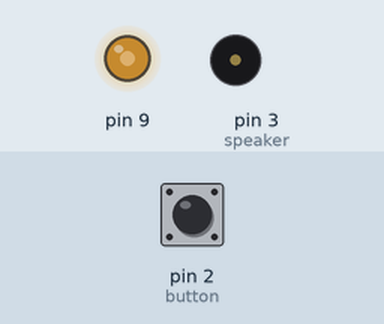
Recording of a sketch running on a simulated Arduino Uno, built with avr-gcc and run on an emulated ATmega328P. On the bench: output pins drawn as LEDs (lit = HIGH), buzzer (waves = sounding). The test bench sets the inputs (shaded band); at power-on: pin 2 (button) LOW.

Above: at 1.2 s.
1.3 s: pin 2 (button) pulled HIGH for 0.15 s
At 1.8 s:
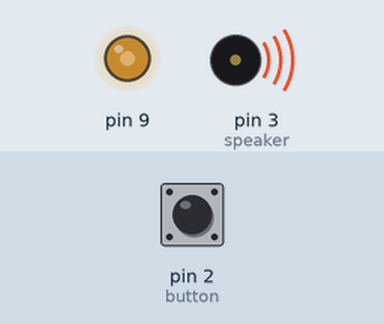
3.9 s: pin 2 (button) pulled HIGH for 1 s
At 6.5 s:
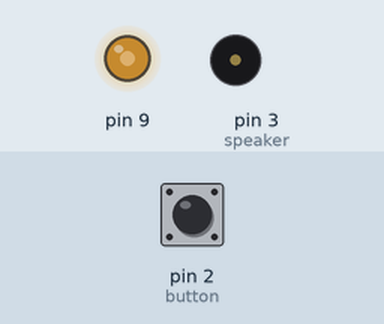
7.3 s: pin 2 (button) pulled HIGH for 3.2 s
At 7.6 s:
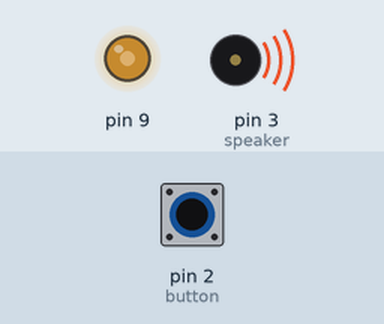
Timing chart, 0 to 13.0 s (numbered marks = the images above; inputs shaded):
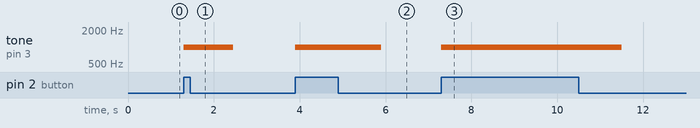

The sketch:

1.ino
```cpp
#define speaker 3
unsigned int duration = 1000;
int button = 2;

void setup(){
pinMode(button,INPUT);
uint32_t fTransmit = 1000;// KHZ
TCCR1A = 0b01000000;
TCCR1B = 0b00001001; // CTC模式
OCR1A = F_CPU / (2000* fTransmit) - 1;
pinMode (9 ,OUTPUT);
//OCRIA为整型，所以实际载波频率与预设可能不同
char strbuf [255];
sprintf(strbuf,"设置载波频率：%d KHz",(F_CPU / (2* (1+OCR1A))/ 1000));
Serial.println(strbuf);
}
void loop(){
if(digitalRead(button)== HIGH){
tone(speaker,1000,duration);
}
}
```

Measured:
- after the input at 1.3 s, tone on pin 3 (speaker): silent → 1000 Hz at once, → silent 1.1 s later
- after the input at 3.9 s, tone on pin 3 (speaker): silent → 1000 Hz at once, → silent 2.0 s later
- after the input at 7.3 s, tone on pin 3 (speaker): silent → 1000 Hz at once, → silent 4.2 s later
